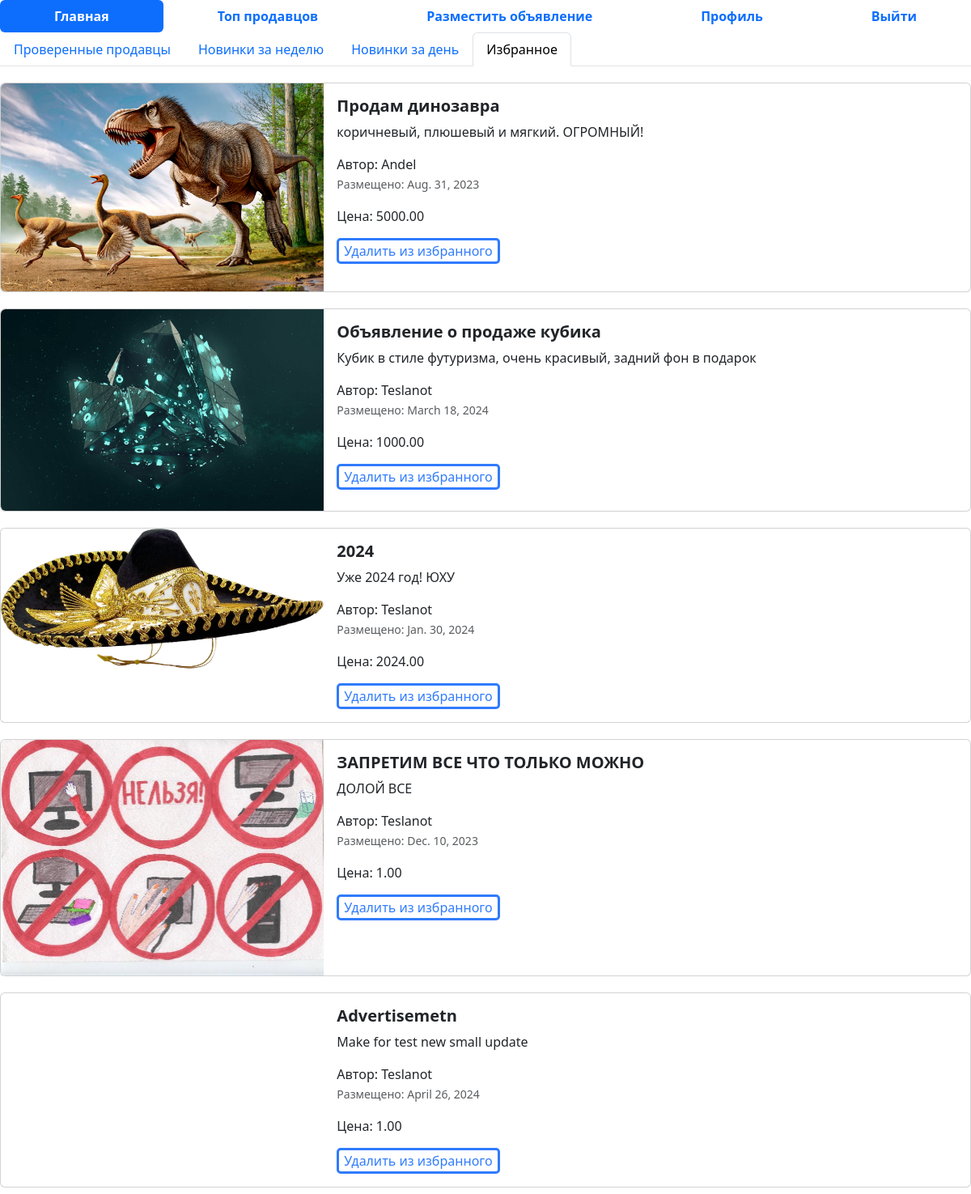
Screenshot of /favorites (signed in) with the database file from the repository.
### add/models.py (models this page shows, shortened)
class Advertisement(models.Model):
    title = models.CharField("Заголовок",max_length= 128)#validators=[RegexValidator('[?+-/%]', inverse_match=True)]
    descriptions = models.TextField('Описание')
    prices = models.DecimalField(' Цена' , max_digits= 10 , decimal_places = 2)
    auction = models.BooleanField('Торг', help_text= 'Уместен ли торг')
    created = models.DateField(auto_now_add=True)
    update = models.DateField(auto_now=True)
    user = models.ForeignKey(User, on_delete=models.CASCADE) # если User буджет удален то все обьявления связанные с ним тоже будут удалены
    image = models.ImageField("Изображения", upload_to='advertisements/')
    favorites = models.ManyToManyField(User, related_name='favorite_adv')
    def get_absolute_url(self):
        return reverse("post_adv_detail", kwargs={"pk": self.pk})# pk тоже самое что и id в модели
    class Meta:
       db_table = 'Advertisement'

### add/views.py (the view)
# urls.py: path("favorites", favorit_list, name='favorit_list'),
def favorit_list(request):
    user = request.user
    favorites = user.favorite_adv.all() # Получаем все объявления, которые у пользователя в избранном
    context = {"favorite_list": favorites}
    return render(request, 'all-fav.html', context)

### templates/all-fav.html (shortened to what this page needs)
{% extends 'base.html' %}
{% block content %}
<ul class="nav nav-pills sticky-top bg-white nav-fill">
  <li class="nav-item">
    <a class="nav-link active" href="{% url 'home' %}">
      <span style="font-weight: bold;">Главная</span>
    </a>
  </li>
  <li class="nav-item">
    <a class="nav-link" href="{% url 'top_sellers' %}">
      <span style="font-weight: bold;">Топ продавцов</span>
    </a>
  </li>
  {% if not user.is_authenticated %}
  <li class="nav-item">
    <a class="nav-link" href="{% url 'sign_in' %}">
      <span style="font-weight: bold;">Регистрация</span>
    </a>
  </li>
  <li class="nav-item">
    <a class="nav-link" href="{% url 'login' %}">
      <span style="font-weight: bold;">Войти</span>
    </a>
  </li>
  {% else %}
  <li class="nav-item">
    <a class="nav-link" href="{% url 'post_adv' %}">
      <span style="font-weight: bold;">Разместить объявление</span>
    </a>
  </li>
  <li class="nav-item">
    <a class="nav-link" aria-current="page" href="{% url 'profile' %}">
      <span style="font-weight: bold;">Профиль</span>
    </a>
  </li>
  <li class="nav-item">
    <a class="nav-link" href="{% url 'logout' %}">
      <span style="font-weight: bold;">Выйти</span>
    </a>
  </li>
  {% endif %}
</ul>
  <ul class="nav nav-tabs bg-white">
    <li class="nav-item">
      <a class="nav-link" aria-current="page" href="../../">Проверенные продавцы</a>
    </li>
    <li class="nav-item">
      <a class="nav-link" href="/novinki">Новинки за неделю</a>
    </li>
    <li class="nav-item">
      <a class="nav-link" href="/novinki_za_den">Новинки за день</a>
    </li>
    <li class="nav-item">
      <a class="nav-link active" href="#">Избранное</a>
    </li>
  </ul>
<div class="col">
  {%for adv in favorite_list%}
  <div class="card mb-2" style="max-width: 1200px; margin-top: 20px;">
    <div class="row g-0">
      <div class="col-md-4">
        <a href="{{ adv.get_absolute_url }}" class="nav-link">
          {% if adv.image %}
            <img src=" {{adv.image.url}} " class="img-fluid rounded-start" alt="Card title">
          {% endif %}
        </a>
      </div>
      <div class="col-md-8">
        <div class="card-body">
          <h5 class="card-title">
            <a href="{{ adv.get_absolute_url }}" class="nav-link"><strong>{{adv.title}}</strong></a>
          </h5>
          <a href="{{ adv.get_absolute_url }}" class="nav-link">
            <p class="card-text">
              {{adv.descriptions}}
            </p>
            <span>Автор: {{adv.user}}</span>
            <p class="card-text"><small class="text-muted">Размещено: {{adv.created}}</small></p>
            <span>Цена: {{adv.prices}}</span>
          </a>
          {% if user.is_authenticated %}
          {% if user in adv.favorites.all %}
          <form action="{% url 'remove_from_favorite' adv.id %}" method="post">
            <button type="submit" class="fav_button_del">Удалить из избранного</button>
          </form>
          {% else %}
          <form action="{% url 'add_to_favorites' adv.id %}" method="post">
            {% csrf_token %}
            <button type="submit" class="fav_button_on">Добавить в избранное</button>
          </form>
          {% endif %}
          {% endif %}
        </div>
      </div>
    </div>
  </div>
  {% endfor %}
</div>
{% endblock %}

### static/css/index.css (style rules this page uses)
.fav_button_del { margin-top: 15px; border: 3px solid rgb(48, 123, 253); border-radius: 5px; align-items: center; background-color: white; color: rgb(48, 123, 253); }

### rows the page displays
Advertisement: image (picture), title "Продам динозавра", descriptions "коричневый, плюшевый и мягкий. ОГРОМНЫЙ!", user "Andel", created "Aug. 31, 2023", prices "5000.00", shows "Удалить из избранного"
Advertisement: image (picture), title "Объявление о продаже кубика", descriptions "Кубик в стиле футуризма, очень красивый, задний фон в подарок", user "Teslanot", created "March 18, 2024", prices "1000.00", shows "Удалить из избранного"
Advertisement: image (picture), title "2024", descriptions "Уже 2024 год! ЮХУ", user "Teslanot", created "Jan. 30, 2024", prices "2024.00", shows "Удалить из избранного"
Advertisement: image (picture), title "ЗАПРЕТИМ ВСЕ ЧТО ТОЛЬКО МОЖНО", descriptions "ДОЛОЙ ВСЕ", user "Teslanot", created "Dec. 10, 2023", prices "1.00", shows "Удалить из избранного"
Advertisement: title "Advertisemetn", descriptions "Make for test new small update", user "Teslanot", created "April 26, 2024", prices "1.00", shows "Удалить из избранного"
